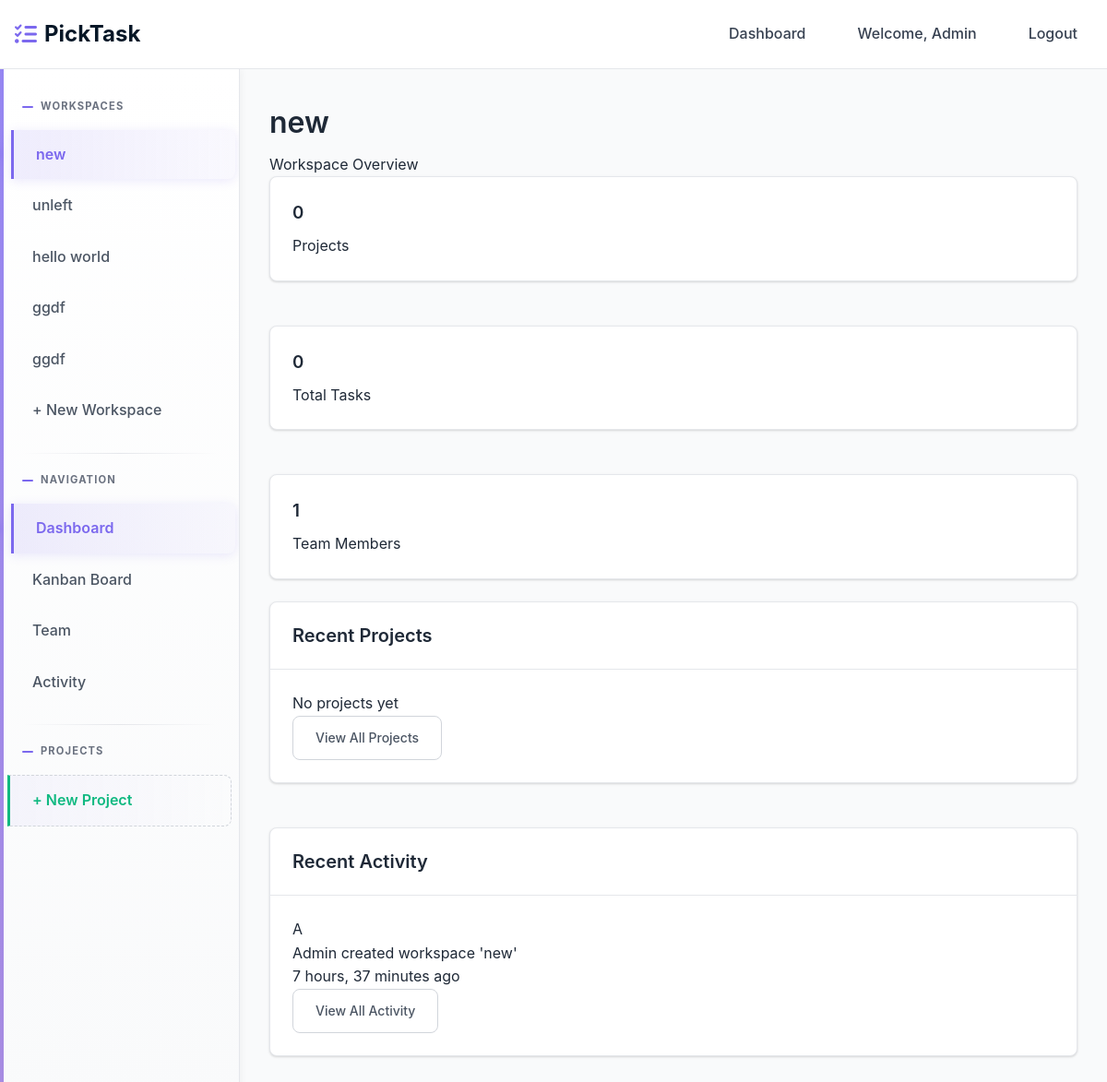
Page /workspace/5/ (signed in) on the committed database.
### home/models.py (models this page shows)
class User(AbstractUser):
    full_name = models.CharField(max_length=255, blank=True, null=True)
    created_at = models.DateTimeField(auto_now_add=True)

### workspace/models.py (models this page shows, shortened)
class Membership(models.Model):
    ROLE_CHOICES = [
        ('admin', 'Admin'),
        ('member', 'Member'),
    ]
    user = models.ForeignKey(settings.AUTH_USER_MODEL, on_delete=models.CASCADE, related_name='memberships')
    workspace = models.ForeignKey(Workspace, on_delete=models.CASCADE, related_name='memberships')
    role = models.CharField(max_length=20, choices=ROLE_CHOICES, default='member')
    joined_at = models.DateTimeField(auto_now_add=True)
    class Meta:
        unique_together = ['user', 'workspace']
        ordering = ['-joined_at']

class Workspace(models.Model):
    name = models.CharField(max_length=255)
    created_by = models.ForeignKey(settings.AUTH_USER_MODEL, on_delete=models.CASCADE, related_name='workspaces_created')
    created_at = models.DateTimeField(auto_now_add=True)
    class Meta:
        ordering = ['-created_at']

class ActivityLog(models.Model):
    workspace = models.ForeignKey(Workspace, on_delete=models.CASCADE, related_name='activities')
    user = models.ForeignKey(settings.AUTH_USER_MODEL, on_delete=models.CASCADE, related_name='activities')
    action = models.CharField(max_length=500)
    timestamp = models.DateTimeField(auto_now_add=True)
    class Meta:
        ordering = ['-timestamp']

### workspace/views.py (the view)
# urls.py: path('<int:workspace_id>/', views.workspace_detail, name='workspace-detail'),
@login_required
def workspace_detail(request, workspace_id):
    workspace = get_object_or_404(Workspace, id=workspace_id)
    if not Membership.objects.filter(user=request.user, workspace=workspace).exists():
        messages.error(request, "You don't have access to this workspace")
        return redirect('workspace:dashboard')
    projects = Project.objects.filter(workspace=workspace)
    tasks = Task.objects.filter(project__workspace=workspace)
    context = {
        'workspace': workspace,
        'projects': projects,
        'total_tasks': tasks.count(),
        'recent_activities': ActivityLog.objects.filter(
            workspace=workspace
        ).select_related('user').order_by('-timestamp')[:10],
    }
    return render(request, 'workspace/workspace.html', context)

### templates/workspace/workspace.html (shortened to what this page needs)
{% extends 'base.html' %}
{% load static %}
{% block content %}
<div class="mb-6">
    <h1>{{ workspace.name }}</h1>
    <p class="text-gray-600">Workspace Overview</p>
</div>
<div class="grid grid-cols-1 md:grid-cols-3 gap-6 mb-8">
    <div class="card text-center">
        <div class="card-body">
            <h3 class="text-3xl font-bold text-primary">{{ workspace.projects.count }}</h3>
            <p class="text-gray-600">Projects</p>
        </div>
    </div>
    <div class="card text-center">
        <div class="card-body">
            <h3 class="text-3xl font-bold text-success">{{ total_tasks }}</h3>
            <p class="text-gray-600">Total Tasks</p>
        </div>
    </div>
    <div class="card text-center">
        <div class="card-body">
            <h3 class="text-3xl font-bold text-secondary">{{ workspace.memberships.count }}</h3>
            <p class="text-gray-600">Team Members</p>
        </div>
    </div>
</div>
<div class="grid grid-cols-1 lg:grid-cols-2 gap-8">
    <div class="card">
        <div class="card-header">
            <h2 class="card-title">Recent Projects</h2>
        </div>
        <div class="card-body">
            {% for project in workspace.projects.all|slice:":5" %}
            <div class="project-item p-4 border-b border-gray-200 last:border-b-0">
                <div class="flex items-center justify-between">
                    <div>
                        <h4 class="font-semibold">{{ project.name }}</h4>
                        <p class="text-gray-600 text-sm">{{ project.tasks.count }} tasks</p>
                    </div>
                </div>
            </div>
            {% empty %}
            <p class="text-gray-500 text-center py-4">No projects yet</p>
            {% endfor %}
            <div class="mt-4">
                <a href="{% url 'kanban:kanban' workspace.id %}" class="btn btn-outline w-full">
                    View All Projects
                </a>
            </div>
        </div>
    </div>
    <div class="card">
        <div class="card-header">
            <h2 class="card-title">Recent Activity</h2>
        </div>
        <div class="card-body">
            {% for activity in workspace.activities.all|slice:":5" %}
            <div class="activity-item p-3 border-b border-gray-200 last:border-b-0">
                <div class="flex items-start gap-3">
                    <div class="w-8 h-8 bg-primary rounded-full flex items-center justify-center text-white text-sm font-semibold">
                        {{ activity.user.username|first|upper }}
                    </div>
                    <div class="flex-1">
                        <p class="text-sm">
                            <span class="font-semibold">{{ activity.user.username }}</span>
                            {{ activity.action }}
                        </p>
                        <p class="text-gray-500 text-xs">{{ activity.timestamp|timesince }} ago</p>
                    </div>
                </div>
            </div>
            {% empty %}
            <p class="text-gray-500 text-center py-4">No recent activity</p>
            {% endfor %}
            <div class="mt-4">
                <a href="{% url 'activity:activity' workspace.id %}" class="btn btn-outline w-full">
                    View All Activity
                </a>
            </div>
        </div>
    </div>
</div>
{% endblock %}

### templates/base.html (shortened to what this page needs)
<!DOCTYPE html>
<html lang="en">
  <head>
    <link href="https://cdnjs.cloudflare.com/ajax/libs/font-awesome/6.0.0/css/all.min.css" rel="stylesheet">
  </head>
  <body>
    <nav class="navbar" id="navbar" role="navigation" aria-label="Main navigation">
      <div class="nav-container">
        <a href="{% url 'workspace:dashboard' %}" class="logo" aria-label="PickTask home">
          <i class="fas fa-tasks" aria-hidden="true"></i>
          PickTask
        </a>
        <div class="nav-links" id="nav-links">
          {% if user.is_authenticated %}
          <a href="{% url 'workspace:dashboard' %}" class="nav-link {% if request.resolver_match.url_name == 'dashboard' %}active{% endif %}">Dashboard</a>
          <span class="nav-link">Welcome, {{ user.username }}</span>
          <a href="{% url 'authentication:logout' %}" class="nav-link">Logout</a>
          {% else %}
          <a href="{% url 'authentication:login' %}" class="nav-link">Login</a>
          <a href="{% url 'authentication:register' %}" class="nav-link">Register</a>
          {% endif %}
        </div>
      </div>
    </nav>
    <div class="app-layout">
      {% if user.is_authenticated %}
      <aside class="sidebar">{% include 'partials/sidebar.html' %}</aside>
      {% endif %}
      <main class="main-content">
        {% block content %}{% endblock %}
      </main>
    </div>
  </body>
</html>

### templates/partials/sidebar.html (shortened to what this page needs)
<div class="sidebar-section">
  <div class="sidebar-title">Workspaces</div>
  {% for membership in user.memberships.all %}
  <a
    href="{% url 'workspace:workspace-detail' membership.workspace.id %}"
    class="sidebar-link {% if current_workspace.id == membership.workspace.id %}active{% endif %}"
  >
    <span>{{ membership.workspace.name }}</span>
  </a>
  {% endfor %}
  <a
    href="{% url 'workspace:create-workspace' %}"
    class="sidebar-link {% if request.resolver_match.url_name == 'create-workspace' %}active{% endif %}"
  >
    + New Workspace
  </a>
</div>
{% if current_workspace %}
<div class="sidebar-section">
  <div class="sidebar-title">Navigation</div>
  <a
    href="{% url 'workspace:workspace-detail' current_workspace.id %}"
    class="sidebar-link {% if request.resolver_match.url_name == 'workspace-detail' %}active{% endif %}"
  >
    Dashboard
  </a>
  <a
    href="{% url 'kanban:kanban' current_workspace.id %}"
    class="sidebar-link {% if request.resolver_match.url_name == 'kanban' %}active{% endif %}"
  >
    Kanban Board
  </a>
  <a
    href="{% url 'team:team' current_workspace.id %}"
    class="sidebar-link {% if request.resolver_match.url_name == 'team' %}active{% endif %}"
  >
    Team
  </a>
  <a
    href="{% url 'activity:activity' current_workspace.id %}"
    class="sidebar-link {% if request.resolver_match.url_name == 'activity' %}active{% endif %}"
  >
    Activity
  </a>
</div>
<div class="sidebar-section">
  <div class="sidebar-title">Projects</div>
  <a href="{% url 'kanban:kanban' current_workspace.id %}" class="sidebar-link">
    + New Project
  </a>
</div>
{% endif %}

### rows in the picture
User: username "Admin"
Membership: workspace.name "new"
Membership: workspace.name "unleft"
Membership: workspace.name "hello world"
Membership: workspace.name "ggdf"
Membership: workspace.name "ggdf"
Workspace: name "new", projects.count "0", memberships.count "1"
ActivityLog: user.username|first "A", user.username "Admin", action "created workspace 'new'", timestamp "7 hours, 37 minutes"

### other values in the picture
{{ total_tasks }} "0"
